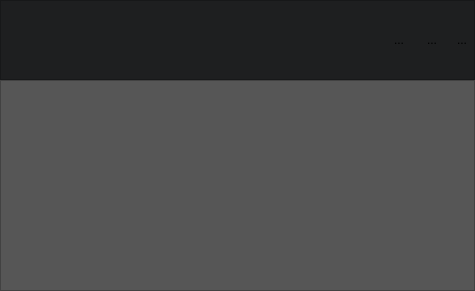
<?xml version="1.0" encoding="UTF-8"?>
<ui version="4.0">
 <class>baseWidget</class>
 <widget class="QWidget" name="baseWidget">
  <property name="geometry">
   <rect>
    <x>0</x>
    <y>0</y>
    <width>475</width>
    <height>291</height>
   </rect>
  </property>
  <property name="windowTitle">
   <string>baseWidget</string>
  </property>
  <layout class="QGridLayout" name="gridLayout">
   <property name="leftMargin">
    <number>0</number>
   </property>
   <property name="topMargin">
    <number>0</number>
   </property>
   <property name="rightMargin">
    <number>0</number>
   </property>
   <property name="bottomMargin">
    <number>0</number>
   </property>
   <property name="spacing">
    <number>0</number>
   </property>
   <item row="0" column="0">
    <layout class="QVBoxLayout" name="verticalLayout">
     <property name="spacing">
      <number>0</number>
     </property>
     <item>
      <widget class="QFrame" name="frame">
       <property name="maximumSize">
        <size>
         <width>16777215</width>
         <height>80</height>
        </size>
       </property>
       <property name="styleSheet">
        <string notr="true">
background-color: rgb(30, 31, 32);</string>
       </property>
       <property name="frameShape">
        <enum>QFrame::StyledPanel</enum>
       </property>
       <property name="frameShadow">
        <enum>QFrame::Raised</enum>
       </property>
       <layout class="QHBoxLayout" name="horizontalLayout_2">
        <property name="spacing">
         <number>0</number>
        </property>
        <property name="leftMargin">
         <number>0</number>
        </property>
        <property name="topMargin">
         <number>0</number>
        </property>
        <property name="rightMargin">
         <number>0</number>
        </property>
        <property name="bottomMargin">
         <number>0</number>
        </property>
        <item>
         <layout class="QHBoxLayout" name="horizontalLayout">
          <property name="leftMargin">
           <number>5</number>
          </property>
          <item>
           <widget class="QLabel" name="label_title">
            <property name="minimumSize">
             <size>
              <width>50</width>
              <height>0</height>
             </size>
            </property>
            <property name="maximumSize">
             <size>
              <width>50</width>
              <height>30</height>
             </size>
            </property>
            <property name="text">
             <string/>
            </property>
            <property name="pixmap">
             <pixmap resource="../resources/Resource.qrc">:/img/icons/system/基本参数.png</pixmap>
            </property>
            <property name="scaledContents">
             <bool>true</bool>
            </property>
           </widget>
          </item>
          <item>
           <spacer name="horizontalSpacer">
            <property name="orientation">
             <enum>Qt::Horizontal</enum>
            </property>
            <property name="sizeHint" stdset="0">
             <size>
              <width>40</width>
              <height>20</height>
             </size>
            </property>
           </spacer>
          </item>
          <item>
           <widget class="QToolButton" name="toolButton_min">
            <property name="minimumSize">
             <size>
              <width>30</width>
              <height>30</height>
             </size>
            </property>
            <property name="maximumSize">
             <size>
              <width>30</width>
              <height>30</height>
             </size>
            </property>
            <property name="text">
             <string>...</string>
            </property>
            <property name="icon">
             <iconset resource="../resources/Resource.qrc">
              <normaloff>:/img/icons/minBtn.png</normaloff>:/img/icons/minBtn.png</iconset>
            </property>
            <property name="autoRaise">
             <bool>true</bool>
            </property>
           </widget>
          </item>
          <item>
           <widget class="QToolButton" name="toolButton_normal">
            <property name="maximumSize">
             <size>
              <width>30</width>
              <height>30</height>
             </size>
            </property>
            <property name="text">
             <string>...</string>
            </property>
            <property name="icon">
             <iconset resource="../resources/Resource.qrc">
              <normaloff>:/img/icons/maxBtn.png</normaloff>:/img/icons/maxBtn.png</iconset>
            </property>
            <property name="autoRaise">
             <bool>true</bool>
            </property>
           </widget>
          </item>
          <item>
           <widget class="QToolButton" name="toolButton_close">
            <property name="maximumSize">
             <size>
              <width>30</width>
              <height>30</height>
             </size>
            </property>
            <property name="text">
             <string>...</string>
            </property>
            <property name="icon">
             <iconset resource="../resources/Resource.qrc">
              <normaloff>:/img/icons/closeW.png</normaloff>:/img/icons/closeW.png</iconset>
            </property>
            <property name="autoRaise">
             <bool>true</bool>
            </property>
           </widget>
          </item>
         </layout>
        </item>
       </layout>
      </widget>
     </item>
     <item>
      <widget class="QFrame" name="frame_MainForm">
       <property name="styleSheet">
        <string notr="true">QFrame#frame_MainForm{
background-color: rgb(86, 86, 86);
}</string>
       </property>
       <property name="frameShape">
        <enum>QFrame::StyledPanel</enum>
       </property>
       <property name="frameShadow">
        <enum>QFrame::Raised</enum>
       </property>
       <layout class="QGridLayout" name="gridLayout_4">
        <property name="leftMargin">
         <number>0</number>
        </property>
        <property name="topMargin">
         <number>0</number>
        </property>
        <property name="rightMargin">
         <number>0</number>
        </property>
        <property name="bottomMargin">
         <number>0</number>
        </property>
        <property name="spacing">
         <number>0</number>
        </property>
        <item row="0" column="0">
         <layout class="QGridLayout" name="gridLayout_mainForm">
          <property name="spacing">
           <number>0</number>
          </property>
         </layout>
        </item>
       </layout>
      </widget>
     </item>
    </layout>
   </item>
  </layout>
 </widget>
 <layoutdefault spacing="6" margin="11"/>
 <resources>
  <include location="../resources/Resource.qrc"/>
 </resources>
 <connections/>
</ui>
